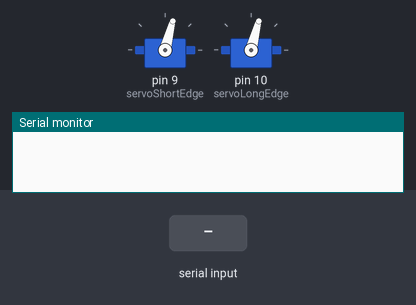
Recording of a sketch running on a simulated Arduino Uno, built with avr-gcc and run on an emulated ATmega328P. Parts: 2 × servo, the last lines printed to the serial monitor. The inputs (shaded band) are chosen by the test bench.

Above: at 1.2 s.
1.3 s: "s" received over Serial
At 2.0 s:
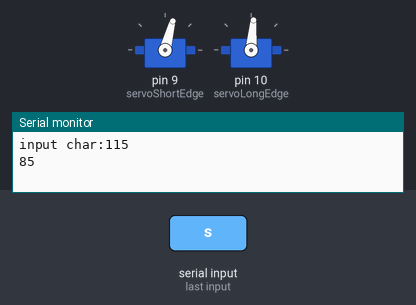
2.8 s: "a" received over Serial
At 3.1 s:
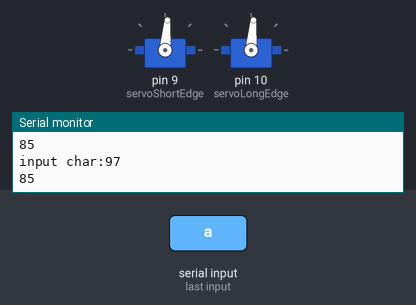
4.3 s: "w" received over Serial
At 5.5 s:
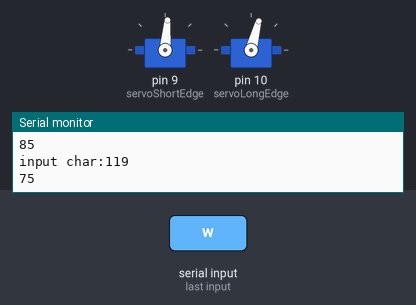
5.8 s: "d" received over Serial
At 6.6 s:
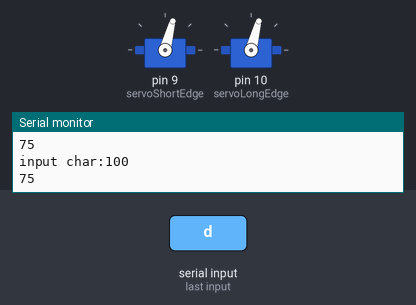
Timing chart, 0 to 8.3 s (numbered marks = the images above; inputs shaded):
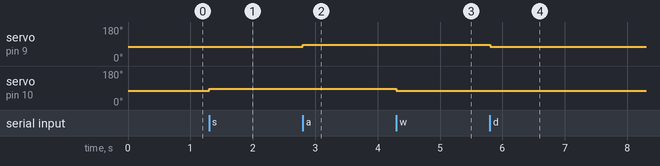

Measured:
- after the input at 1.3 s, servo on pin 10 (servoLongEdge): 75° → 85° at once
- after the input at 2.8 s, servo on pin 9 (servoShortEdge): 75° → 85° at once
- after the input at 4.3 s, servo on pin 10 (servoLongEdge): 85° → 75° at once
- after the input at 5.8 s, servo on pin 9 (servoShortEdge): 85° → 75° at once

The sketch:

communication.ino
```cpp
#include <Servo.h>
Servo servoShortEdge;
Servo servoLongEdge;

int inByte; //input byte
int degree=0;


void setup() {
    Serial.begin(9600); // Seri iletişim ayarı - iletişimi aktifleştir ve hızını ayarla
    servoShortEdge.attach(9);
    servoLongEdge.attach(10);

    reset();
}

void loop() {
  enablePlateController();
}

void enablePlateController(){
  if (Serial.available() > 0)
  {
    inByte = Serial.read();
    Serial.write("input char:");
    Serial.println(inByte, DEC);
    if(inByte==119) //'w' harfi int olarak 119'a karşılık geliyor, yani klavyeden 'w' değeri gönderilmişse
    {
      if(servoLongEdge.read()>10){
       servoLongEdge.write(servoLongEdge.read()-10);
      }
      Serial.println(servoLongEdge.read());
    }
    else if(inByte==115)  //'s' harfi int olarak 115'e karşılık geliyor, yani klavyeden 's' değeri gönderilmişse
    {
      if(servoLongEdge.read()<170){
       servoLongEdge.write(servoLongEdge.read()+10);
      }
      Serial.println(servoLongEdge.read());
    }
    else if(inByte==97)  //'a' harfi int olarak 115'e karşılık geliyor, yani klavyeden 's' değeri gönderilmişse
    {
      if(servoShortEdge.read()<170){
       servoShortEdge.write(servoShortEdge.read()+10);
      }
      Serial.println(servoShortEdge.read());
    }
    else if(inByte==100)  //'d' harfi int olarak 115'e karşılık geliyor, yani klavyeden 's' değeri gönderilmişse
    {
      if(servoShortEdge.read()>10){
       servoShortEdge.write(servoShortEdge.read()-10);
      }
      Serial.println(servoShortEdge.read());
    }
  }
}

void reset(){
  servoLongEdge.write(75);
  servoShortEdge.write(75);
}
```
